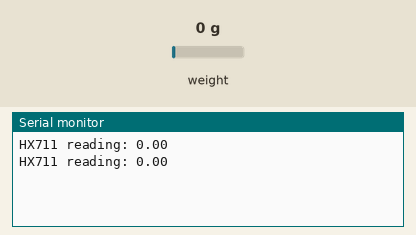
Simulated run of this sketch. Board: Arduino Uno, built with avr-gcc and run on an emulated ATmega328P. Shown: the last lines printed to the serial monitor. The test bench sets the inputs (shaded band); at power-on: weight on the scale 0 g.

Above: at 5.8 s.
5.9 s: weight on the scale set to 100 g
At 8.7 s:
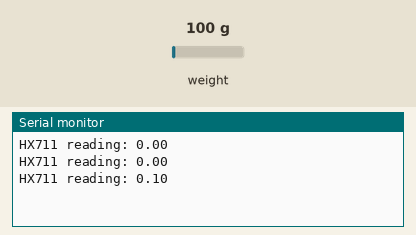
10.1 s: weight on the scale set to 1250 g
At 12.2 s:
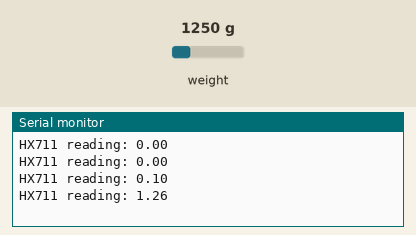
Timing chart, 0 to 13.7 s (numbered marks = the images above; inputs shaded):
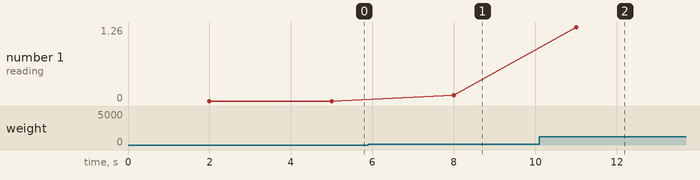

Measured:
- after the input at 5.9 s, the serial monitor: prints a new line after 2.1 s (image 1)
- after the input at 10.1 s, the serial monitor: prints a new line after 0.90 s (image 2)
- plotted number 1: 0 → 0.1 after the input at 5.9 s, 0.1 → 1.26 after the input at 10.1 s

The sketch:

straingage_daq2.ino
```cpp
#include "HX711.h"

// HX711 circuit wiring
const int LOADCELL_DOUT_PIN = 2;
const int LOADCELL_SCK_PIN = 4;

const long LOADCELL_OFFSET = 50682624;
const long LOADCELL_DIVIDER = 5895655;

HX711 scale;

void setup() {
  Serial.begin(9600);
  scale.begin(LOADCELL_DOUT_PIN, LOADCELL_SCK_PIN);
  //scale.set_scale(LOADCELL_DIVIDER);
  //scale.set_offset(LOADCELL_OFFSET);
}

void loop() {
  if (scale.is_ready()) {
    long reading = scale.read_average(20);
    Serial.print("HX711 reading: ");
    Serial.println(reading / 8338608.0 * 20.0);
  } else {
    Serial.println("HX711 not found.");
  }

  delay(1000);  // to be removed
}
```
